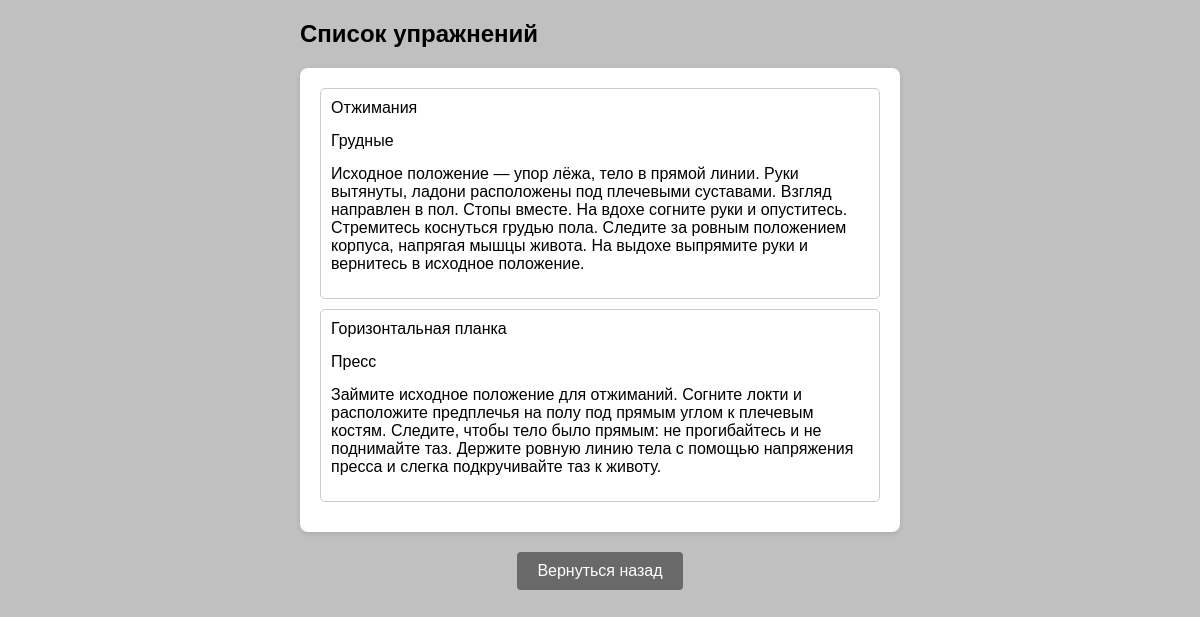
The page /workout/TESTLIST.html (signed in) on the database its author committed.
### fastfitworkout/models.py (models this page shows, shortened)
class Exercise(models.Model):
    exercise_name = models.CharField(max_length=64)
    muscle_group = models.CharField(max_length=64)
    technique_description = models.CharField(max_length=512)

### fastfitworkout/views.py (the view)
# urls.py: path('TESTLIST.html', views.ViewListExercises.as_view(), name="TESTLIST"),
class ViewListExercises(LoginRequiredMixin, ListView):
    model = Exercise
    template_name = 'TESTLIST.html'
    context_object_name = 'Exercises'

### fastfitweb/templates/TESTLIST.html (shortened to what this page needs)
<!DOCTYPE html>
<html lang="ru">
<head>
</head>
<body>
    <div class="container">
        <h2>Список упражнений</h2>
        <div class="exercise-list">
			{% block content %}
				{% for exercise in Exercises %}
					<div class="exercise-item">
                        <span>{{ exercise.exercise_name }}</span>
						<span>{{ exercise.muscle_group }}</span>
						<span>{{ exercise.technique_description }}</span>
					</div>
				{% endfor %}
			{% endblock content %}
        </div>
        <div class="back-button">
            <button onclick="goBack()">Вернуться назад</button>
        </div>
    </div>
</body>
</html>

### fastfitweb/templates/TESTLIST.html (style rules this page uses)
body { font-family: Arial, sans-serif; display: flex; justify-content: center; align-items: flex-start; background-color: #c0c0c0; margin: 0; padding: 20px; }
.container { width: 600px; }
.exercise-list { padding: 20px; background-color: #fff; border-radius: 8px; box-shadow: 0 2px 5px rgba(0, 0, 0, 0.1); }
h2 { margin-top: 0; }
.exercise-item { margin-bottom: 10px; padding: 10px; border: 1px solid #ccc; border-radius: 5px; }
.exercise-item span { display: block; margin-bottom: 15px; }
.back-button { margin-top: 20px; text-align: center; }
.back-button button { padding: 10px 20px; background-color: #696969; color: #fff; border: none; border-radius: 4px; font-size: 16px; cursor: pointer; }

### rows shown on the page
Exercise: exercise_name "Отжимания", muscle_group "Грудные", technique_description "Исходное положение — упор лёжа, тело в прямой линии. Руки вытянуты, ладони расположены под плечевыми суставами. Взгляд направлен в пол. Стопы вместе. На вдохе согните руки и опуститесь. Стремитесь коснуться грудью пола. Следите за ровным положением корпуса, напрягая мышцы живота. На выдохе выпрямите руки и вернитесь в исходное положение."
Exercise: exercise_name "Горизонтальная планка", muscle_group "Пресс", technique_description "Займите исходное положение для отжиманий. Согните локти и расположите предплечья на полу под прямым углом к плечевым костям. Следите, чтобы тело было прямым: не прогибайтесь и не поднимайте таз. Держите ровную линию тела с помощью напряжения пресса и слегка подкручивайте таз к животу."
